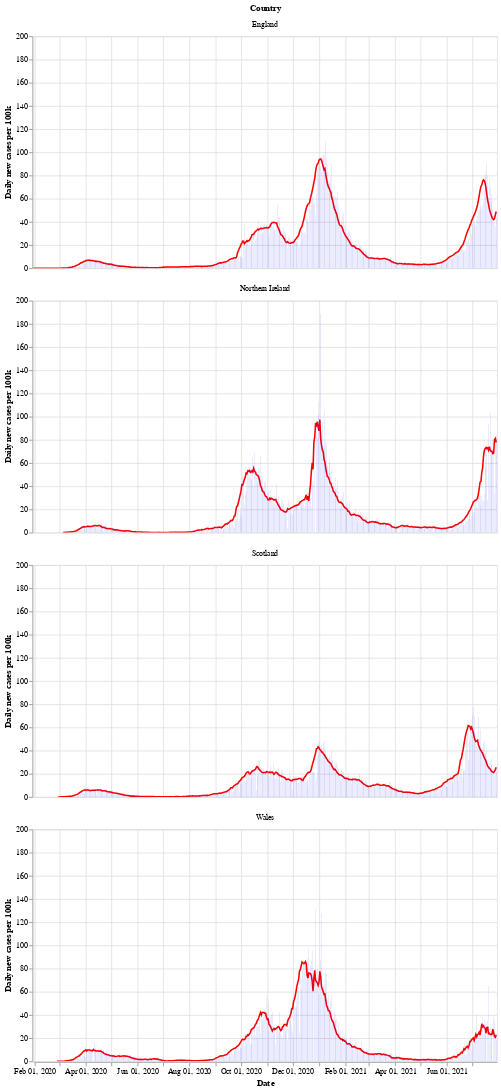

Notebook cell for this chart:
### Markdown cell above
Next is a bar chart of the number of new cases in each country (per 100k population), with the 7 day moving average of cases. Again we see that Wales saw a longer period of raising and falling cases compared to the other countries.

After a period of cases falling, each nation is now seeing a rise in the number of cases - especially in Wales.

### Code cell
# collapse
bars = alt.Chart(uk_cases).mark_bar().encode(
    x=alt.X("yearmonthdate(date):T", axis=alt.Axis(title='Date')),
    y=alt.Y("newCasesRate:Q", axis=alt.Axis(title='Daily new cases per 100k')),
    tooltip='newCasesRate',
    color=alt.condition(
        alt.datum.dailyChange > 0,
        alt.value("orange"),  # The positive color
        alt.value("blue")  # The negative color
    )
).properties(title='New cases per 100k population with rolling 7 day average', width=600).interactive()
line = alt.Chart(uk_cases).mark_line(
    color='red',
    size=2,
).transform_window(
    rolling_mean='mean(newCasesRate)',
    frame=[0, 7],
    groupby=['areaName']
).encode(
    x='yearmonthdate(date):T',
    y='rolling_mean:Q'
)
alt.layer(line, bars, data=uk_cases).facet(alt.Row('areaName', title='Country'), columns=1)

### Figure 1 — Vega-Lite specification as saved in the notebook (floating-point values rounded to 4 significant figures; data arrays with more than 128 entries replaced by an {"elided": "..."} marker saying what was removed)
{"config": {"view": {"continuousWidth": 400, "continuousHeight": 300}}, "data": {"name": "data-d7c576af33e1e3ed62399cdf3ee2b3b8"}, "facet": {"type": "nominal", "field": "areaName", "title": "Country"}, "spec": {"layer": [{"mark": {"type": "line", "color": "red", "size": 2}, "encoding": {"x": {"type": "temporal", "field": "date", "timeUnit": "yearmonthdate"}, "y": {"type": "quantitative", "field": "rolling_mean"}}, "transform": [{"window": [{"op": "mean", "field": "newCasesRate", "as": "rolling_mean"}], "frame": [0, 7], "groupby": ["areaName"]}]}, {"mark": "bar", "encoding": {"color": {"condition": {"value": "orange", "test": "(datum.dailyChange > 0)"}, "value": "blue"}, "tooltip": {"type": "quantitative", "field": "newCasesRate"}, "x": {"type": "temporal", "axis": {"title": "Date"}, "field": "date", "timeUnit": "yearmonthdate"}, "y": {"type": "quantitative", "axis": {"title": "Daily new cases per 100k"}, "field": "newCasesRate"}}, "selection": {"selector002": {"type": "interval", "bind": "scales", "encodings": ["x", "y"]}}, "title": "New cases per 100k population with rolling 7 day average", "width": 600}]}, "columns": 1, "$schema": "https://vega.github.io/schema/vega-lite/v4.8.1.json", "datasets": {"data-d7c576af33e1e3ed62399cdf3ee2b3b8": {"elided": "2096 records"}}}
